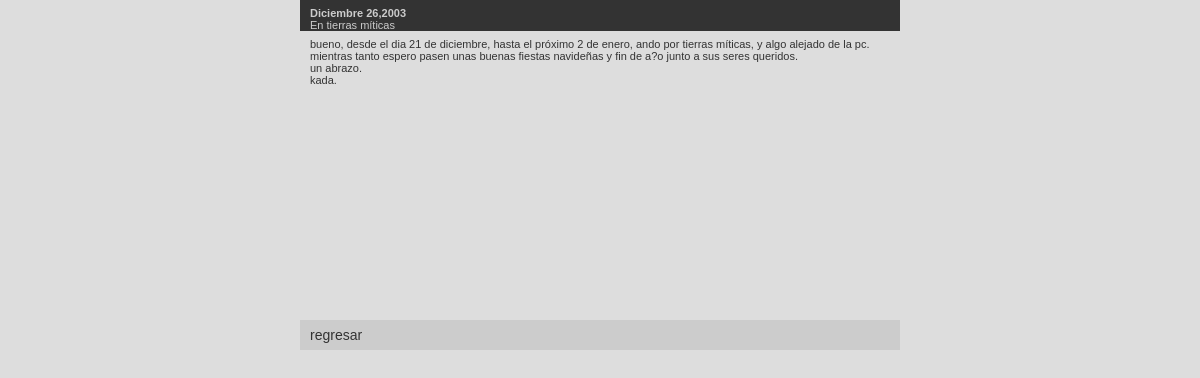
/admin/agenda_ver.php?id=4, run on the app's committed database.
### tables this page shows
CREATE TABLE IF NOT EXISTS `agenda` (
  `id` mediumint(8) NOT NULL auto_increment,
  `seccion` mediumint(8) NOT NULL default '0',
  `cabecera` varchar(50) NOT NULL default '',
  `texto` text NOT NULL,
  `fecha` varchar(8) NOT NULL default '20030000',
  `foto` varchar(40) NOT NULL default 'n/a',
  UNIQUE KEY `id` (`id`),
  KEY `cabecera` (`cabecera`),
  KEY `fecha` (`fecha`)
);

### includes/funciones.php (called while the page is built, shortened)
			<?php
$meses = array ("Enero","Febrero","Marzo","Abril","Mayo","Junio","Julio","Agosto","Septiembre","Octubre","Noviembre","Diciembre");
function  formatFecha($fecha){
	global $meses;
	$mes =substr($fecha, 4, 2);
	settype($mes,"integer");
	return ($meses[$mes].date( " d,Y", mktime(0,0,0,substr ($fecha, 4, 2),substr ($fecha, 6, 2),substr ($fecha, 0, 4)) ));
}
?>

### admin/agenda_ver.php (the view, shortened to what this page needs)
<?php
include("../includes/funciones.php");
if(empty($_GET['id'])){
	header ("Location: index.php");
	exit;
}else{
	$res = mysql_query("SELECT cabecera,texto,fecha,foto FROM agenda WHERE id = ".$_GET['id']) or die("&output=error&msg=".mysql_error());
	if( mysql_num_rows($res) > 0 ){
		list($cabecera,$texto,$fecha,$foto) = mysql_fetch_array($res);
		$fecha = formatFecha($fecha);
		$texto = nl2br($texto);
	}else{
		echo "error al buscar el registro.";
		exit;
	}
}
?>
<html>
<head>
<link href="../estilos.css" rel="stylesheet" type="text/css">
</head>
<body>
<table width="600" height="350" border="0" align="center" cellpadding="0" cellspacing="0">
  <tr height="30">
    <td valign="top" class="cabecera"> <span class="cabeceraBold"><?php echo $fecha;?></span><br>
    <?php echo $cabecera;?></td>
  </tr>
  <tr>
    <td  valign="top" class="texto"><?php echo $texto?><br></td>
  </tr>
  <tr height="30">
    <td valign="top" class="pie"><a href="index.php">regresar</a></td>
  </tr>
</table>
</body>
</html>

### estilos.css (style rules this page uses)
body { scrollbar-face-color: #BBBBBB; scrollbar-highlight-color: #BBBBBB; scrollbar-shadow-color: #BBBBBB; scrollbar-3dlight-color: #BBBBBB; scrollbar-darkshadow-color: #BBBBBB; scrollbar-arrow-color: #333333; scrollbar-track-color: #DDDDDD; scrollbar-base-color: #BBBBBB; background-color: #dddddD; margin: 0 0 0 0; }
A:link { color:#333333; font-size:14px; text-decoration: none; font-family:Arial,Verdana,sans-serif; }
.texto { font-size: 11px; font-family:Arial,Verdana,sans-serif; color:#333333; text-align: justify; }
td { font-size: 11px; font-family:Arial,Verdana,sans-serif; color:#333333; padding: 7 10 0 10; }
.pie { font-size: 11px; font-family:Arial,Verdana,sans-serif; color:333333; background:#CCCCCC; }
.cabecera { font-size: 11px; font-family:Arial, Verdana, sans-serif; color:#CCCCCC; background:#333333; font-weight: normal; }
.cabeceraBold { font-size: 11px; font-family:Arial, Verdana, sans-serif; color:#CCCCCC; background:#333333; font-weight: bold; }

### data on the page
agenda: fecha "Diciembre 26,2003", cabecera "En tierras míticas", texto "bueno, desde el dia 21 de diciembre, hasta el próximo 2 de enero, ando por tierras míticas, y algo alejado de la pc. mientras tanto espero pasen unas buenas fiestas navideñas y fin de a?o junto a sus seres queridos. un abrazo. kada."
